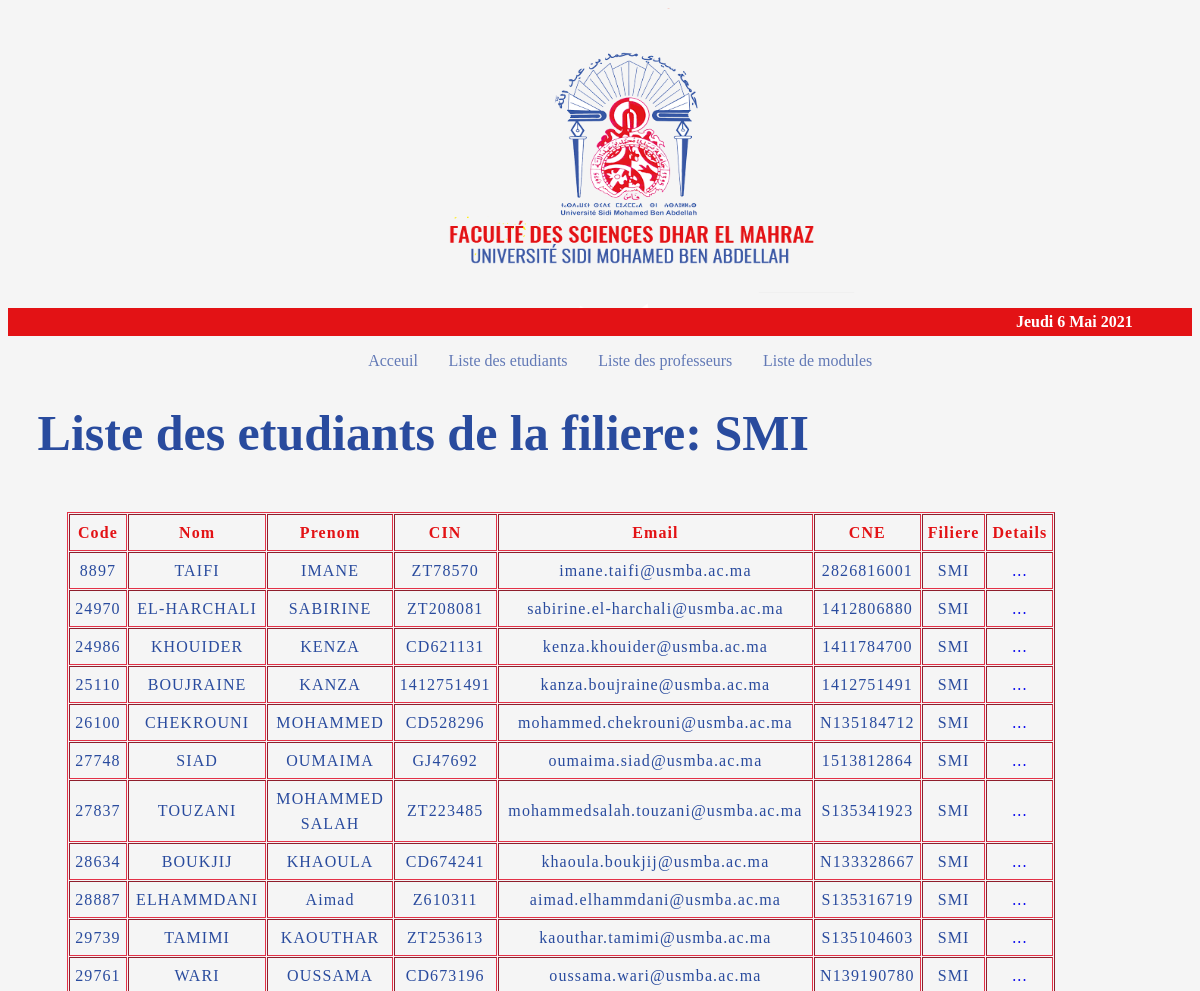
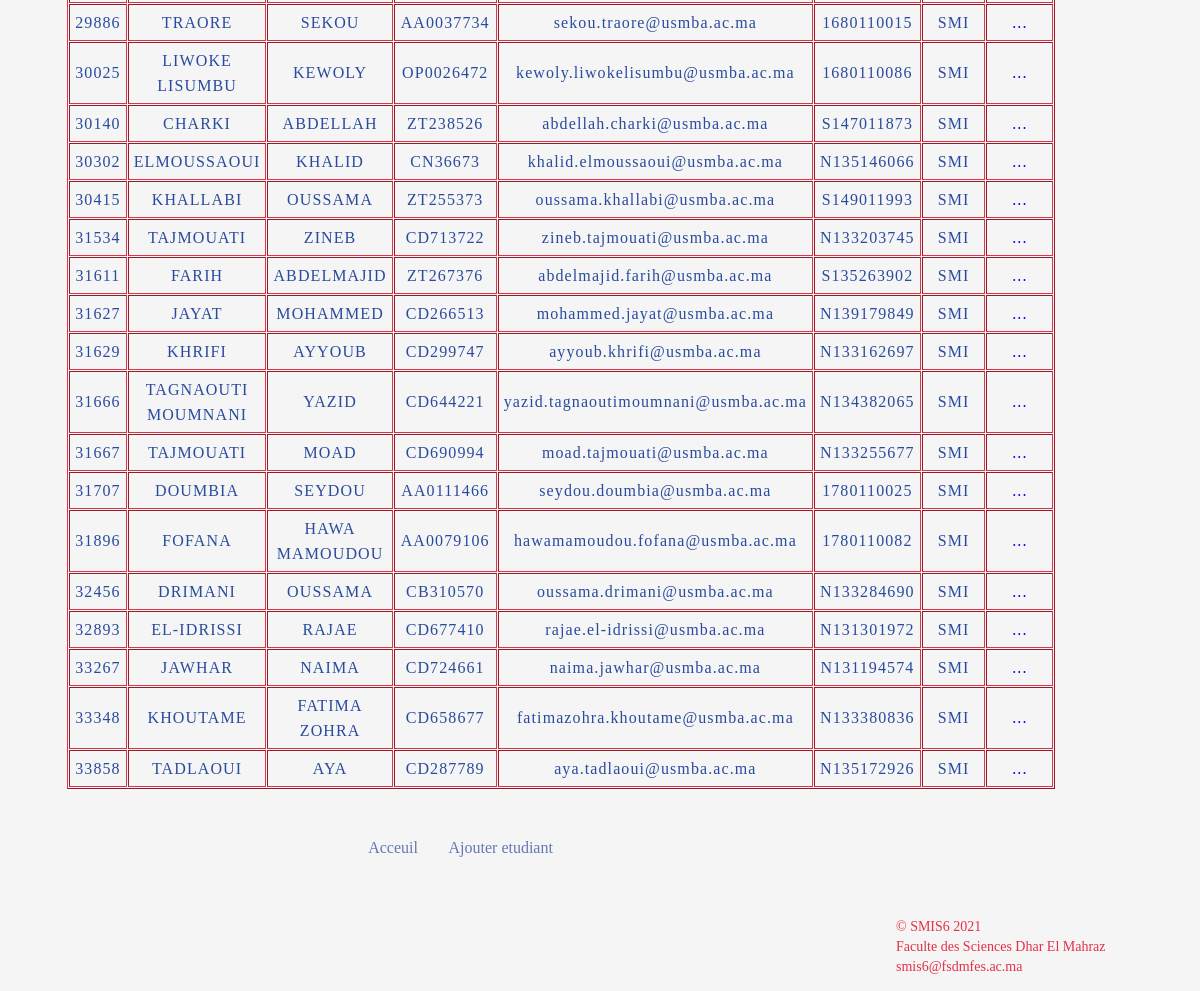
The app's page /website/html/students_list.php with its own data (2 pictures, top to bottom).
### tables this page shows
CREATE TABLE `etudiants` (
  `code_etudiant` int(6) NOT NULL,
  `nom` varchar(100) NOT NULL,
  `prenom` varchar(100) NOT NULL,
  `cin` varchar(10) NOT NULL,
  `email` varchar(100) NOT NULL,
  `cne` varchar(14) NOT NULL,
  `id_filiere` varchar(4) NOT NULL
);

### website/html/templates/data.php (called while the page is built, shortened)
<?php
require('config.php');
$sql = 'SELECT * FROM etudiants;';
$result = mysqli_query($conn,$sql);
$etudiants = [];
while($etudiant = mysqli_fetch_assoc($result)){
	$etudiants[] = $etudiant;
}
function getListeParFiliere($filiere){
	global $etudiants;
	$etudiants_filiere = [];
	foreach ( $etudiants as $etudiant ) {
		if ( $etudiant["id_filiere"] == $filiere ){
			$etudiants_filiere[] = $etudiant;
		}
	}
	return $etudiants_filiere;
}
?>

### website/html/students_list.php (the view, shortened to what this page needs)
<?php
if(isset($_GET["codeF"])){
	$id_filiere = $_GET["codeF"];
}
else{
	$id_filiere = 'SMI';
}
require('templates/data.php');
$listeEtudiantsFiliere = getListeParFiliere($id_filiere);
$nbEtudiantsFiliere = count($listeEtudiantsFiliere);
?>
<!DOCTYPE html>
<html>
<head>
	<link rel="stylesheet" type="text/css" href="../css/style.css">
</head>
<body>
<header id="mainHeader">
	<?php
		include("templates/header.php");
	 ?>
<?php
	include('templates/nav.php');
?>
	<div id="main">
		<h1>Liste des etudiants de la filiere: <?php echo "$id_filiere"; ?></h1>
	</div>
</header>
<section>
	    <table border="table" cellspacing="1px" cellpadding="5px">
			<thead>
				<tr>
					<th>Code</th>
					<th>Nom</th>
					<th>Prenom</th>
					<th>CIN</th>
					<th>Email</th>
					<th>CNE</th>
					<th>Filiere</th>
					<th>Details</th>
				</tr>
			</thead>
			<tbody>
				<?php
				for ($i=0; $i < $nbEtudiantsFiliere ; $i++) {
					$codeE = $listeEtudiantsFiliere[$i]['code_etudiant'];
				 	echo "
					 	<tr>
						 	<td>$codeE</td>
					 		<td>{$listeEtudiantsFiliere[$i]['nom']}</td>
					 		<td>{$listeEtudiantsFiliere[$i]['prenom']}</td>
					 		<td>{$listeEtudiantsFiliere[$i]['cin']}</td>
					 		<td>{$listeEtudiantsFiliere[$i]['email']}</td>
					 		<td>{$listeEtudiantsFiliere[$i]['cne']}</td>
					 		<td>{$listeEtudiantsFiliere[$i]['id_filiere']}</td>
					 		<td>";
					 ?>
					<a style = "text-decoration: none;" class= 'details' href='student_details.php?codeE=<?=$codeE?>'> ... </a>
					<?php
					echo"  </td>
					 	</tr>
					";
				 }
				 ?>
			</tbody>
		</table>
</section>
<?php
	include('templates/nav2.php');
?>
<?php
	include('templates/footer.php');
 ?>
</body>
</html>

### website/css/style.css (style rules this page uses)
body { background-color: whitesmoke; }
h1 { color: #294B9E; text-shadow: currentColor; font-size: 50px; padding-left: 2.5%; }
table { margin-top: 50px; margin-bottom: 50px; margin-left:5%; margin-right:5%; text-align: center; letter-spacing: 1.1px; word-spacing: 1.6px; line-height: 25px; width: 30%; padding: 0; border-color:#E33147; }
thead { color:#E31215; }
td { color: #294B9E; }

### records on screen
etudiants: code_etudiant "8897", nom "TAIFI", prenom "IMANE", cin "ZT78570", email "imane.taifi@usmba.ac.ma", cne "2826816001", id_filiere "SMI"
etudiants: code_etudiant "24970", nom "EL-HARCHALI", prenom "SABIRINE", cin "ZT208081", email "sabirine.el-harchali@usmba.ac.ma", cne "1412806880", id_filiere "SMI"
etudiants: code_etudiant "24986", nom "KHOUIDER", prenom "KENZA", cin "CD621131", email "kenza.khouider@usmba.ac.ma", cne "1411784700", id_filiere "SMI"
etudiants: code_etudiant "25110", nom "BOUJRAINE", prenom "KANZA", cin "1412751491", email "kanza.boujraine@usmba.ac.ma", cne "1412751491", id_filiere "SMI"
etudiants: code_etudiant "26100", nom "CHEKROUNI", prenom "MOHAMMED", cin "CD528296", email "mohammed.chekrouni@usmba.ac.ma", cne "N135184712", id_filiere "SMI"
etudiants: code_etudiant "27748", nom "SIAD", prenom "OUMAIMA", cin "GJ47692", email "oumaima.siad@usmba.ac.ma", cne "1513812864", id_filiere "SMI"
etudiants: code_etudiant "27837", nom "TOUZANI", prenom "MOHAMMED SALAH", cin "ZT223485", email "mohammedsalah.touzani@usmba.ac.ma", cne "S135341923", id_filiere "SMI"
etudiants: code_etudiant "28634", nom "BOUKJIJ", prenom "KHAOULA", cin "CD674241", email "khaoula.boukjij@usmba.ac.ma", cne "N133328667", id_filiere "SMI"
etudiants: code_etudiant "28887", nom "ELHAMMDANI", prenom "Aimad", cin "Z610311", email "aimad.elhammdani@usmba.ac.ma", cne "S135316719", id_filiere "SMI"
etudiants: code_etudiant "29739", nom "TAMIMI", prenom "KAOUTHAR", cin "ZT253613", email "kaouthar.tamimi@usmba.ac.ma", cne "S135104603", id_filiere "SMI"
etudiants: code_etudiant "29761", nom "WARI", prenom "OUSSAMA", cin "CD673196", email "oussama.wari@usmba.ac.ma", cne "N139190780", id_filiere "SMI"
etudiants: code_etudiant "29886", nom "TRAORE", prenom "SEKOU", cin "AA0037734", email "sekou.traore@usmba.ac.ma", cne "1680110015", id_filiere "SMI"
etudiants: code_etudiant "30025", nom "LIWOKE LISUMBU", prenom "KEWOLY", cin "OP0026472", email "kewoly.liwokelisumbu@usmba.ac.ma", cne "1680110086", id_filiere "SMI"
etudiants: code_etudiant "30140", nom "CHARKI", prenom "ABDELLAH", cin "ZT238526", email "abdellah.charki@usmba.ac.ma", cne "S147011873", id_filiere "SMI"
etudiants: code_etudiant "30302", nom "ELMOUSSAOUI", prenom "KHALID", cin "CN36673", email "khalid.elmoussaoui@usmba.ac.ma", cne "N135146066", id_filiere "SMI"
etudiants: code_etudiant "30415", nom "KHALLABI", prenom "OUSSAMA", cin "ZT255373", email "oussama.khallabi@usmba.ac.ma", cne "S149011993", id_filiere "SMI"
etudiants: code_etudiant "31534", nom "TAJMOUATI", prenom "ZINEB", cin "CD713722", email "zineb.tajmouati@usmba.ac.ma", cne "N133203745", id_filiere "SMI"
etudiants: code_etudiant "31611", nom "FARIH", prenom "ABDELMAJID", cin "ZT267376", email "abdelmajid.farih@usmba.ac.ma", cne "S135263902", id_filiere "SMI"
etudiants: code_etudiant "31627", nom "JAYAT", prenom "MOHAMMED", cin "CD266513", email "mohammed.jayat@usmba.ac.ma", cne "N139179849", id_filiere "SMI"
etudiants: code_etudiant "31629", nom "KHRIFI", prenom "AYYOUB", cin "CD299747", email "ayyoub.khrifi@usmba.ac.ma", cne "N133162697", id_filiere "SMI"
etudiants: code_etudiant "31666", nom "TAGNAOUTI MOUMNANI", prenom "YAZID", cin "CD644221", email "yazid.tagnaoutimoumnani@usmba.ac.ma", cne "N134382065", id_filiere "SMI"
etudiants: code_etudiant "31667", nom "TAJMOUATI", prenom "MOAD", cin "CD690994", email "moad.tajmouati@usmba.ac.ma", cne "N133255677", id_filiere "SMI"
etudiants: code_etudiant "31707", nom "DOUMBIA", prenom "SEYDOU", cin "AA0111466", email "seydou.doumbia@usmba.ac.ma", cne "1780110025", id_filiere "SMI"
etudiants: code_etudiant "31896", nom "FOFANA", prenom "HAWA MAMOUDOU", cin "AA0079106", email "hawamamoudou.fofana@usmba.ac.ma", cne "1780110082", id_filiere "SMI"
etudiants: code_etudiant "32456", nom "DRIMANI", prenom "OUSSAMA", cin "CB310570", email "oussama.drimani@usmba.ac.ma", cne "N133284690", id_filiere "SMI"
etudiants: code_etudiant "32893", nom "EL-IDRISSI", prenom "RAJAE", cin "CD677410", email "rajae.el-idrissi@usmba.ac.ma", cne "N131301972", id_filiere "SMI"
etudiants: code_etudiant "33267", nom "JAWHAR", prenom "NAIMA", cin "CD724661", email "naima.jawhar@usmba.ac.ma", cne "N131194574", id_filiere "SMI"
etudiants: code_etudiant "33348", nom "KHOUTAME", prenom "FATIMA ZOHRA", cin "CD658677", email "fatimazohra.khoutame@usmba.ac.ma", cne "N133380836", id_filiere "SMI"
etudiants: code_etudiant "33858", nom "TADLAOUI", prenom "AYA", cin "CD287789", email "aya.tadlaoui@usmba.ac.ma", cne "N135172926", id_filiere "SMI"

### other values on screen
$ln["jour"][$jour_de_la_semaine] "Jeudi"
$jour_du_mois "6"
$ln["mois"][$mois] "Mai"
$annee "2021"
$id_filiere "SMI"
$txt "Ajouter etudiant"
